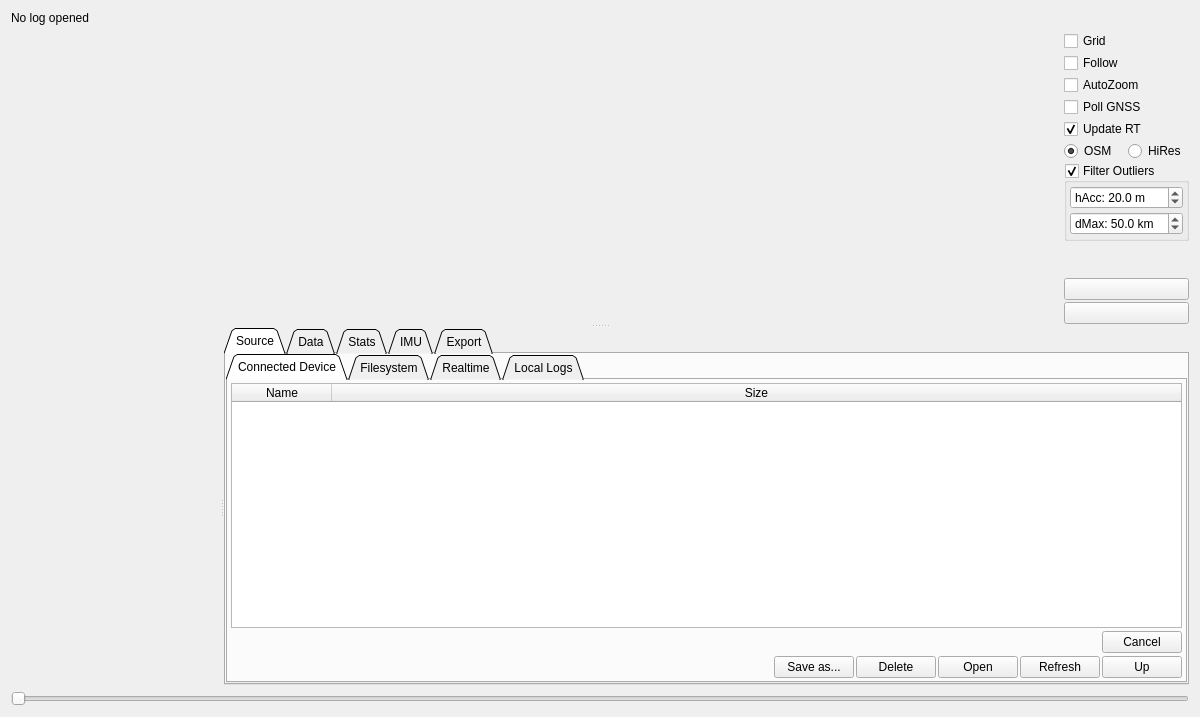
<?xml version="1.0" encoding="UTF-8"?>
<ui version="4.0">
 <class>PageLogAnalysis</class>
 <widget class="QWidget" name="PageLogAnalysis">
  <property name="geometry">
   <rect>
    <x>0</x>
    <y>0</y>
    <width>1200</width>
    <height>717</height>
   </rect>
  </property>
  <property name="windowTitle">
   <string>Form</string>
  </property>
  <layout class="QVBoxLayout" name="verticalLayout_3">
   <item>
    <layout class="QHBoxLayout" name="horizontalLayout">
     <property name="spacing">
      <number>2</number>
     </property>
     <item>
      <widget class="QLabel" name="currentLog">
       <property name="text">
        <string>No log opened</string>
       </property>
       <property name="wordWrap">
        <bool>true</bool>
       </property>
      </widget>
     </item>
    </layout>
   </item>
   <item>
    <widget class="QSplitter" name="mapSplitter">
     <property name="orientation">
      <enum>Qt::Orientation::Vertical</enum>
     </property>
     <widget class="QWidget" name="layoutWidget">
      <layout class="QHBoxLayout" name="horizontalLayout_2" stretch="1,0">
       <item>
        <widget class="MapWidget" name="map" native="true">
         <property name="sizePolicy">
          <sizepolicy hsizetype="MinimumExpanding" vsizetype="Preferred">
           <horstretch>0</horstretch>
           <verstretch>0</verstretch>
          </sizepolicy>
         </property>
        </widget>
       </item>
       <item>
        <layout class="QVBoxLayout" name="verticalLayout_2" stretch="0,0,0,0,0,0,0,1,0,0">
         <property name="spacing">
          <number>2</number>
         </property>
         <item>
          <widget class="QCheckBox" name="gridBox">
           <property name="text">
            <string>Grid</string>
           </property>
           <property name="checked">
            <bool>false</bool>
           </property>
          </widget>
         </item>
         <item>
          <widget class="QCheckBox" name="followBox">
           <property name="toolTip">
            <string>Follow log position on map</string>
           </property>
           <property name="text">
            <string>Follow</string>
           </property>
          </widget>
         </item>
         <item>
          <widget class="QCheckBox" name="autoZoomBox">
           <property name="toolTip">
            <string>Zoom in on trajectory when zooming in on data.</string>
           </property>
           <property name="text">
            <string>AutoZoom</string>
           </property>
          </widget>
         </item>
         <item>
          <widget class="QCheckBox" name="pollGnssBox">
           <property name="toolTip">
            <string>Poll realtime GNSS-data from the connected device.</string>
           </property>
           <property name="text">
            <string>Poll GNSS</string>
           </property>
          </widget>
         </item>
         <item>
          <widget class="QCheckBox" name="updateRtBox">
           <property name="toolTip">
            <string>Update plots while receiving data</string>
           </property>
           <property name="text">
            <string>Update RT</string>
           </property>
           <property name="checked">
            <bool>true</bool>
           </property>
          </widget>
         </item>
         <item>
          <layout class="QHBoxLayout" name="horizontalLayout_3">
           <item>
            <widget class="QRadioButton" name="tilesOsmButton">
             <property name="toolTip">
              <string>Use tiles from https://www.openstreetmap.org</string>
             </property>
             <property name="text">
              <string>OSM</string>
             </property>
             <property name="checked">
              <bool>true</bool>
             </property>
            </widget>
           </item>
           <item>
            <widget class="QRadioButton" name="tilesHiResButton">
             <property name="toolTip">
              <string>Use tiles from https://www.fau.de/</string>
             </property>
             <property name="text">
              <string>HiRes</string>
             </property>
             <property name="checked">
              <bool>false</bool>
             </property>
            </widget>
           </item>
          </layout>
         </item>
         <item>
          <widget class="QGroupBox" name="filterOutlierBox">
           <property name="sizePolicy">
            <sizepolicy hsizetype="Preferred" vsizetype="Fixed">
             <horstretch>0</horstretch>
             <verstretch>0</verstretch>
            </sizepolicy>
           </property>
           <property name="title">
            <string>Filter Outliers</string>
           </property>
           <property name="checkable">
            <bool>true</bool>
           </property>
           <property name="checked">
            <bool>true</bool>
           </property>
           <layout class="QVBoxLayout" name="verticalLayout_6">
            <property name="spacing">
             <number>3</number>
            </property>
            <property name="leftMargin">
             <number>3</number>
            </property>
            <property name="topMargin">
             <number>3</number>
            </property>
            <property name="rightMargin">
             <number>3</number>
            </property>
            <property name="bottomMargin">
             <number>3</number>
            </property>
            <item>
             <widget class="QDoubleSpinBox" name="filterhAccBox">
              <property name="toolTip">
               <string>Worst horizontal accuracy for points</string>
              </property>
              <property name="prefix">
               <string>hAcc: </string>
              </property>
              <property name="suffix">
               <string> m</string>
              </property>
              <property name="decimals">
               <number>1</number>
              </property>
              <property name="value">
               <double>20.000000000000000</double>
              </property>
             </widget>
            </item>
            <item>
             <widget class="QDoubleSpinBox" name="filterdMaxBox">
              <property name="toolTip">
               <string>Maximum distance from origin</string>
              </property>
              <property name="prefix">
               <string>dMax: </string>
              </property>
              <property name="suffix">
               <string> km</string>
              </property>
              <property name="decimals">
               <number>1</number>
              </property>
              <property name="maximum">
               <double>999.000000000000000</double>
              </property>
              <property name="value">
               <double>50.000000000000000</double>
              </property>
             </widget>
            </item>
           </layout>
          </widget>
         </item>
         <item>
          <spacer name="verticalSpacer">
           <property name="orientation">
            <enum>Qt::Orientation::Vertical</enum>
           </property>
           <property name="sizeType">
            <enum>QSizePolicy::Policy::MinimumExpanding</enum>
           </property>
           <property name="sizeHint" stdset="0">
            <size>
             <width>0</width>
             <height>0</height>
            </size>
           </property>
          </spacer>
         </item>
         <item>
          <widget class="QPushButton" name="centerButton">
           <property name="toolTip">
            <string>Zoom in on trace</string>
           </property>
           <property name="text">
            <string/>
           </property>
           <property name="icon">
            <iconset resource="../res.qrc">
             <normaloff>:/res/icons/icons8-target-96.png</normaloff>:/res/icons/icons8-target-96.png</iconset>
           </property>
          </widget>
         </item>
         <item>
          <widget class="QPushButton" name="playButton">
           <property name="toolTip">
            <string>Play log in real time</string>
           </property>
           <property name="text">
            <string/>
           </property>
           <property name="icon">
            <iconset resource="../res.qrc">
             <normaloff>:/res/icons/Circled Play-96.png</normaloff>:/res/icons/Circled Play-96.png</iconset>
           </property>
           <property name="checkable">
            <bool>true</bool>
           </property>
          </widget>
         </item>
        </layout>
       </item>
      </layout>
     </widget>
     <widget class="QSplitter" name="statSplitter">
      <property name="orientation">
       <enum>Qt::Orientation::Horizontal</enum>
      </property>
      <widget class="QCustomPlot" name="plot" native="true">
       <property name="sizePolicy">
        <sizepolicy hsizetype="MinimumExpanding" vsizetype="Preferred">
         <horstretch>0</horstretch>
         <verstretch>0</verstretch>
        </sizepolicy>
       </property>
      </widget>
      <widget class="QTabWidget" name="tabWidget">
       <property name="tabPosition">
        <enum>QTabWidget::TabPosition::North</enum>
       </property>
       <property name="tabShape">
        <enum>QTabWidget::TabShape::Triangular</enum>
       </property>
       <property name="currentIndex">
        <number>0</number>
       </property>
       <widget class="QWidget" name="tab_4">
        <attribute name="title">
         <string>Source</string>
        </attribute>
        <attribute name="toolTip">
         <string>Browse directory of last log file.</string>
        </attribute>
        <layout class="QVBoxLayout" name="verticalLayout_7">
         <property name="spacing">
          <number>0</number>
         </property>
         <property name="leftMargin">
          <number>0</number>
         </property>
         <property name="topMargin">
          <number>0</number>
         </property>
         <property name="rightMargin">
          <number>0</number>
         </property>
         <property name="bottomMargin">
          <number>0</number>
         </property>
         <item>
          <widget class="QTabWidget" name="browseTabWidget">
           <property name="toolTip">
            <string>Logs created from LispBM and sent to local VESC Tool.</string>
           </property>
           <property name="tabPosition">
            <enum>QTabWidget::TabPosition::North</enum>
           </property>
           <property name="tabShape">
            <enum>QTabWidget::TabShape::Triangular</enum>
           </property>
           <property name="currentIndex">
            <number>0</number>
           </property>
           <widget class="QWidget" name="vescLogTab">
            <attribute name="title">
             <string>Connected Device</string>
            </attribute>
            <layout class="QVBoxLayout" name="verticalLayout_9">
             <property name="spacing">
              <number>3</number>
             </property>
             <property name="leftMargin">
              <number>3</number>
             </property>
             <property name="topMargin">
              <number>3</number>
             </property>
             <property name="rightMargin">
              <number>3</number>
             </property>
             <property name="bottomMargin">
              <number>3</number>
             </property>
             <item>
              <widget class="QTableWidget" name="vescLogTable">
               <property name="editTriggers">
                <set>QAbstractItemView::EditTrigger::NoEditTriggers</set>
               </property>
               <property name="selectionMode">
                <enum>QAbstractItemView::SelectionMode::ExtendedSelection</enum>
               </property>
               <property name="selectionBehavior">
                <enum>QAbstractItemView::SelectionBehavior::SelectRows</enum>
               </property>
               <attribute name="horizontalHeaderStretchLastSection">
                <bool>true</bool>
               </attribute>
               <column>
                <property name="text">
                 <string>Name</string>
                </property>
               </column>
               <column>
                <property name="text">
                 <string>Size</string>
                </property>
               </column>
              </widget>
             </item>
             <item>
              <layout class="QHBoxLayout" name="horizontalLayout_5">
               <property name="spacing">
                <number>2</number>
               </property>
               <item>
                <widget class="DisplayPercentage" name="vescDisplay" native="true">
                 <property name="sizePolicy">
                  <sizepolicy hsizetype="MinimumExpanding" vsizetype="Preferred">
                   <horstretch>0</horstretch>
                   <verstretch>0</verstretch>
                  </sizepolicy>
                 </property>
                </widget>
               </item>
               <item>
                <widget class="QPushButton" name="vescLogCancelButton">
                 <property name="text">
                  <string>Cancel</string>
                 </property>
                </widget>
               </item>
              </layout>
             </item>
             <item>
              <widget class="QWidget" name="widget" native="true">
               <layout class="QHBoxLayout" name="horizontalLayout_6">
                <property name="spacing">
                 <number>2</number>
                </property>
                <property name="leftMargin">
                 <number>0</number>
                </property>
                <property name="topMargin">
                 <number>0</number>
                </property>
                <property name="rightMargin">
                 <number>0</number>
                </property>
                <property name="bottomMargin">
                 <number>0</number>
                </property>
                <item>
                 <spacer name="horizontalSpacer_3">
                  <property name="orientation">
                   <enum>Qt::Orientation::Horizontal</enum>
                  </property>
                  <property name="sizeHint" stdset="0">
                   <size>
                    <width>40</width>
                    <height>20</height>
                   </size>
                  </property>
                 </spacer>
                </item>
                <item>
                 <widget class="QPushButton" name="vescSaveAsButton">
                  <property name="text">
                   <string>Save as...</string>
                  </property>
                 </widget>
                </item>
                <item>
                 <widget class="QPushButton" name="vescLogDeleteButton">
                  <property name="text">
                   <string>Delete</string>
                  </property>
                  <property name="icon">
                   <iconset resource="../res.qrc">
                    <normaloff>:/res/icons/Delete-96.png</normaloff>:/res/icons/Delete-96.png</iconset>
                  </property>
                 </widget>
                </item>
                <item>
                 <widget class="QPushButton" name="vescLogListOpenButton">
                  <property name="text">
                   <string>Open</string>
                  </property>
                  <property name="icon">
                   <iconset resource="../res.qrc">
                    <normaloff>:/res/icons/Open Folder-96.png</normaloff>:/res/icons/Open Folder-96.png</iconset>
                  </property>
                 </widget>
                </item>
                <item>
                 <widget class="QPushButton" name="vescLogListRefreshButton">
                  <property name="text">
                   <string>Refresh</string>
                  </property>
                  <property name="icon">
                   <iconset resource="../res.qrc">
                    <normaloff>:/res/icons/Refresh-96.png</normaloff>:/res/icons/Refresh-96.png</iconset>
                  </property>
                 </widget>
                </item>
                <item>
                 <widget class="QPushButton" name="vescUpButton">
                  <property name="toolTip">
                   <string>Go up one directory</string>
                  </property>
                  <property name="text">
                   <string>Up</string>
                  </property>
                  <property name="icon">
                   <iconset resource="../res.qrc">
                    <normaloff>:/res/icons/Upload-96.png</normaloff>:/res/icons/Upload-96.png</iconset>
                  </property>
                 </widget>
                </item>
               </layout>
              </widget>
             </item>
            </layout>
           </widget>
           <widget class="QWidget" name="tab_5">
            <attribute name="title">
             <string>Filesystem</string>
            </attribute>
            <layout class="QVBoxLayout" name="verticalLayout_8">
             <property name="spacing">
              <number>3</number>
             </property>
             <property name="leftMargin">
              <number>3</number>
             </property>
             <property name="topMargin">
              <number>3</number>
             </property>
             <property name="rightMargin">
              <number>3</number>
             </property>
             <property name="bottomMargin">
              <number>3</number>
             </property>
             <item>
              <widget class="QTableWidget" name="logTable">
               <property name="editTriggers">
                <set>QAbstractItemView::EditTrigger::NoEditTriggers</set>
               </property>
               <property name="selectionMode">
                <enum>QAbstractItemView::SelectionMode::SingleSelection</enum>
               </property>
               <property name="selectionBehavior">
                <enum>QAbstractItemView::SelectionBehavior::SelectRows</enum>
               </property>
               <property name="sortingEnabled">
                <bool>false</bool>
               </property>
               <attribute name="horizontalHeaderStretchLastSection">
                <bool>true</bool>
               </attribute>
               <column>
                <property name="text">
                 <string>Name</string>
                </property>
               </column>
               <column>
                <property name="text">
                 <string>Size</string>
                </property>
               </column>
              </widget>
             </item>
             <item>
              <widget class="QLabel" name="pathLabel">
               <property name="text">
                <string/>
               </property>
               <property name="wordWrap">
                <bool>true</bool>
               </property>
              </widget>
             </item>
             <item>
              <layout class="QHBoxLayout" name="horizontalLayout_4">
               <property name="spacing">
                <number>2</number>
               </property>
               <item>
                <widget class="QPushButton" name="openCsvButton">
                 <property name="toolTip">
                  <string>Open CSV file...</string>
                 </property>
                 <property name="text">
                  <string>Browse...</string>
                 </property>
                 <property name="icon">
                  <iconset resource="../res.qrc">
                   <normaloff>:/res/icons/Open Folder-96.png</normaloff>:/res/icons/Open Folder-96.png</iconset>
                 </property>
                </widget>
               </item>
               <item>
                <spacer name="horizontalSpacer_2">
                 <property name="orientation">
                  <enum>Qt::Orientation::Horizontal</enum>
                 </property>
                 <property name="sizeHint" stdset="0">
                  <size>
                   <width>40</width>
                   <height>20</height>
                  </size>
                 </property>
                </spacer>
               </item>
               <item>
                <widget class="QPushButton" name="logListOpenButton">
                 <property name="text">
                  <string>Open Selected</string>
                 </property>
                 <property name="icon">
                  <iconset resource="../res.qrc">
                   <normaloff>:/res/icons/Open Folder-96.png</normaloff>:/res/icons/Open Folder-96.png</iconset>
                 </property>
                </widget>
               </item>
               <item>
                <widget class="QPushButton" name="logListRefreshButton">
                 <property name="text">
                  <string>Refresh</string>
                 </property>
                 <property name="icon">
                  <iconset resource="../res.qrc">
                   <normaloff>:/res/icons/Refresh-96.png</normaloff>:/res/icons/Refresh-96.png</iconset>
                 </property>
                </widget>
               </item>
               <item>
                <widget class="QPushButton" name="logListUpButton">
                 <property name="text">
                  <string>Up</string>
                 </property>
                 <property name="icon">
                  <iconset resource="../res.qrc">
                   <normaloff>:/res/icons/Upload-96.png</normaloff>:/res/icons/Upload-96.png</iconset>
                 </property>
                </widget>
               </item>
              </layout>
             </item>
            </layout>
           </widget>
           <widget class="QWidget" name="tab_7">
            <attribute name="title">
             <string>Realtime</string>
            </attribute>
            <layout class="QHBoxLayout" name="horizontalLayout_9">
             <item>
              <layout class="QVBoxLayout" name="verticalLayout_13" stretch="0,1">
               <item>
                <widget class="QPushButton" name="openCurrentButton">
                 <property name="toolTip">
                  <string>Open log from RT data page</string>
                 </property>
                 <property name="text">
                  <string>Open current</string>
                 </property>
                 <property name="icon">
                  <iconset resource="../res.qrc">
                   <normaloff>:/res/icons/Open Folder-96.png</normaloff>:/res/icons/Open Folder-96.png</iconset>
                 </property>
                </widget>
               </item>
               <item>
                <spacer name="verticalSpacer_3">
                 <property name="orientation">
                  <enum>Qt::Orientation::Vertical</enum>
                 </property>
                 <property name="sizeHint" stdset="0">
                  <size>
                   <width>20</width>
                   <height>40</height>
                  </size>
                 </property>
                </spacer>
               </item>
              </layout>
             </item>
            </layout>
           </widget>
           <widget class="QWidget" name="tab_8">
            <attribute name="title">
             <string>Local Logs</string>
            </attribute>
            <layout class="QVBoxLayout" name="verticalLayout_12">
             <property name="spacing">
              <number>3</number>
             </property>
             <property name="leftMargin">
              <number>3</number>
             </property>
             <property name="topMargin">
              <number>3</number>
             </property>
             <property name="rightMargin">
              <number>3</number>
             </property>
             <property name="bottomMargin">
              <number>3</number>
             </property>
             <item>
              <widget class="QTableWidget" name="logLocalTable">
               <property name="editTriggers">
                <set>QAbstractItemView::EditTrigger::NoEditTriggers</set>
               </property>
               <property name="selectionMode">
                <enum>QAbstractItemView::SelectionMode::ExtendedSelection</enum>
               </property>
               <property name="selectionBehavior">
                <enum>QAbstractItemView::SelectionBehavior::SelectRows</enum>
               </property>
               <property name="sortingEnabled">
                <bool>false</bool>
               </property>
               <attribute name="horizontalHeaderStretchLastSection">
                <bool>true</bool>
               </attribute>
               <column>
                <property name="text">
                 <string>Name</string>
                </property>
               </column>
               <column>
                <property name="text">
                 <string>Size</string>
                </property>
               </column>
              </widget>
             </item>
             <item>
              <layout class="QHBoxLayout" name="horizontalLayout_10">
               <property name="spacing">
                <number>2</number>
               </property>
               <item>
                <spacer name="horizontalSpacer">
                 <property name="orientation">
                  <enum>Qt::Orientation::Horizontal</enum>
                 </property>
                 <property name="sizeHint" stdset="0">
                  <size>
                   <width>40</width>
                   <height>20</height>
                  </size>
                 </property>
                </spacer>
               </item>
               <item>
                <widget class="QPushButton" name="logLocalDeleteButton">
                 <property name="text">
                  <string>Delete</string>
                 </property>
                 <property name="icon">
                  <iconset resource="../res.qrc">
                   <normaloff>:/res/icons/Delete-96.png</normaloff>:/res/icons/Delete-96.png</iconset>
                 </property>
                </widget>
               </item>
               <item>
                <widget class="QPushButton" name="logLocalOpenButton">
                 <property name="text">
                  <string>Open Selected</string>
                 </property>
                 <property name="icon">
                  <iconset resource="../res.qrc">
                   <normaloff>:/res/icons/Open Folder-96.png</normaloff>:/res/icons/Open Folder-96.png</iconset>
                 </property>
                </widget>
               </item>
               <item>
                <widget class="QPushButton" name="logLocalRefreshButton">
                 <property name="text">
                  <string>Refresh</string>
                 </property>
                 <property name="icon">
                  <iconset resource="../res.qrc">
                   <normaloff>:/res/icons/Refresh-96.png</normaloff>:/res/icons/Refresh-96.png</iconset>
                 </property>
                </widget>
               </item>
              </layout>
             </item>
            </layout>
           </widget>
          </widget>
         </item>
        </layout>
       </widget>
       <widget class="QWidget" name="tab">
        <attribute name="title">
         <string>Data</string>
        </attribute>
        <layout class="QVBoxLayout" name="verticalLayout">
         <property name="leftMargin">
          <number>3</number>
         </property>
         <property name="topMargin">
          <number>3</number>
         </property>
         <property name="rightMargin">
          <number>3</number>
         </property>
         <property name="bottomMargin">
          <number>3</number>
         </property>
         <item>
          <widget class="QTableWidget" name="dataTable">
           <property name="editTriggers">
            <set>QAbstractItemView::EditTrigger::NoEditTriggers</set>
           </property>
           <property name="alternatingRowColors">
            <bool>true</bool>
           </property>
           <property name="selectionMode">
            <enum>QAbstractItemView::SelectionMode::ExtendedSelection</enum>
           </property>
           <property name="selectionBehavior">
            <enum>QAbstractItemView::SelectionBehavior::SelectRows</enum>
           </property>
           <attribute name="horizontalHeaderStretchLastSection">
            <bool>false</bool>
           </attribute>
           <column>
            <property name="text">
             <string>Name</string>
            </property>
           </column>
           <column>
            <property name="text">
             <string>Value</string>
            </property>
           </column>
           <column>
            <property name="text">
             <string>Y1</string>
            </property>
           </column>
           <column>
            <property name="text">
             <string>Y2</string>
            </property>
            <property name="toolTip">
             <string>&lt;html&gt;&lt;head/&gt;&lt;body&gt;&lt;p&gt;Show this data series on the second Y axis to the right&lt;/p&gt;&lt;p&gt;Y axes will be autoscaled independently&lt;/p&gt;&lt;/body&gt;&lt;/html&gt;</string>
            </property>
           </column>
           <column>
            <property name="text">
             <string>Scale</string>
            </property>
           </column>
          </widget>
         </item>
        </layout>
       </widget>
       <widget class="QWidget" name="tab_2">
        <attribute name="title">
         <string>Stats</string>
        </attribute>
        <layout class="QVBoxLayout" name="verticalLayout_5">
         <property name="leftMargin">
          <number>3</number>
         </property>
         <property name="topMargin">
          <number>3</number>
         </property>
         <property name="rightMargin">
          <number>3</number>
         </property>
         <property name="bottomMargin">
          <number>3</number>
         </property>
         <item>
          <widget class="QTableWidget" name="statTable">
           <property name="editTriggers">
            <set>QAbstractItemView::EditTrigger::NoEditTriggers</set>
           </property>
           <property name="alternatingRowColors">
            <bool>true</bool>
           </property>
           <property name="selectionMode">
            <enum>QAbstractItemView::SelectionMode::NoSelection</enum>
           </property>
           <property name="selectionBehavior">
            <enum>QAbstractItemView::SelectionBehavior::SelectRows</enum>
           </property>
           <attribute name="horizontalHeaderStretchLastSection">
            <bool>true</bool>
           </attribute>
           <column>
            <property name="text">
             <string>Name</string>
            </property>
           </column>
           <column>
            <property name="text">
             <string>Value</string>
            </property>
           </column>
          </widget>
         </item>
        </layout>
       </widget>
       <widget class="QWidget" name="tab_3">
        <attribute name="title">
         <string>IMU</string>
        </attribute>
        <layout class="QVBoxLayout" name="verticalLayout_4"/>
       </widget>
       <widget class="QWidget" name="tab_6">
        <attribute name="title">
         <string>Export</string>
        </attribute>
        <layout class="QHBoxLayout" name="horizontalLayout_7" stretch="0,0,1">
         <item>
          <widget class="QGroupBox" name="groupBox">
           <property name="title">
            <string>Image</string>
           </property>
           <layout class="QVBoxLayout" name="verticalLayout_14" stretch="0,0,0,1">
            <item>
             <layout class="QHBoxLayout" name="horizontalLayout_8">
              <item>
               <widget class="QSpinBox" name="saveHeightBox">
                <property name="sizePolicy">
                 <sizepolicy hsizetype="Fixed" vsizetype="Fixed">
                  <horstretch>0</horstretch>
                  <verstretch>0</verstretch>
                 </sizepolicy>
                </property>
                <property name="prefix">
                 <string>H: </string>
                </property>
                <property name="maximum">
                 <number>9999</number>
                </property>
                <property name="value">
                 <number>720</number>
                </property>
               </widget>
              </item>
              <item>
               <widget class="QSpinBox" name="saveWidthBox">
                <property name="sizePolicy">
                 <sizepolicy hsizetype="Fixed" vsizetype="Fixed">
                  <horstretch>0</horstretch>
                  <verstretch>0</verstretch>
                 </sizepolicy>
                </property>
                <property name="prefix">
                 <string>W: </string>
                </property>
                <property name="maximum">
                 <number>9999</number>
                </property>
                <property name="value">
                 <number>1280</number>
                </property>
               </widget>
              </item>
             </layout>
            </item>
            <item>
             <layout class="QVBoxLayout" name="verticalLayout_11">
              <item>
               <widget class="QPushButton" name="saveMapPdfButton">
                <property name="toolTip">
                 <string>Save map as PDF image</string>
                </property>
                <property name="text">
                 <string>PDF</string>
                </property>
                <property name="icon">
                 <iconset resource="../res.qrc">
                  <normaloff>:/res/icons/Waypoint Map-96.png</normaloff>:/res/icons/Waypoint Map-96.png</iconset>
                </property>
               </widget>
              </item>
              <item>
               <widget class="QPushButton" name="saveMapPngButton">
                <property name="toolTip">
                 <string>Save map as Png image</string>
                </property>
                <property name="text">
                 <string>PNG</string>
                </property>
                <property name="icon">
                 <iconset resource="../res.qrc">
                  <normaloff>:/res/icons/Waypoint Map-96.png</normaloff>:/res/icons/Waypoint Map-96.png</iconset>
                </property>
               </widget>
              </item>
             </layout>
            </item>
            <item>
             <layout class="QVBoxLayout" name="verticalLayout_10">
              <item>
               <widget class="QPushButton" name="savePlotPdfButton">
                <property name="toolTip">
                 <string>Save plot as PDF image</string>
                </property>
                <property name="text">
                 <string>PDF</string>
                </property>
                <property name="icon">
                 <iconset resource="../res.qrc">
                  <normaloff>:/res/icons/Line Chart-96.png</normaloff>:/res/icons/Line Chart-96.png</iconset>
                </property>
               </widget>
              </item>
              <item>
               <widget class="QPushButton" name="savePlotPngButton">
                <property name="toolTip">
                 <string>Save plot as PNG image</string>
                </property>
                <property name="text">
                 <string>PNG</string>
                </property>
                <property name="icon">
                 <iconset resource="../res.qrc">
                  <normaloff>:/res/icons/Line Chart-96.png</normaloff>:/res/icons/Line Chart-96.png</iconset>
                </property>
               </widget>
              </item>
             </layout>
            </item>
            <item>
             <spacer name="verticalSpacer_2">
              <property name="orientation">
               <enum>Qt::Orientation::Vertical</enum>
              </property>
              <property name="sizeHint" stdset="0">
               <size>
                <width>20</width>
                <height>40</height>
               </size>
              </property>
             </spacer>
            </item>
           </layout>
          </widget>
         </item>
         <item>
          <widget class="QGroupBox" name="groupBox_2">
           <property name="title">
            <string>All Data</string>
           </property>
           <layout class="QVBoxLayout" name="verticalLayout_15" stretch="0,1">
            <item>
             <widget class="QPushButton" name="saveCsvButton">
              <property name="toolTip">
               <string>Save all data as CSV-file...</string>
              </property>
              <property name="text">
               <string>CSV</string>
              </property>
             </widget>
            </item>
            <item>
             <spacer name="verticalSpacer_4">
              <property name="orientation">
               <enum>Qt::Orientation::Vertical</enum>
              </property>
              <property name="sizeHint" stdset="0">
               <size>
                <width>20</width>
                <height>203</height>
               </size>
              </property>
             </spacer>
            </item>
           </layout>
          </widget>
         </item>
         <item>
          <spacer name="horizontalSpacer_4">
           <property name="orientation">
            <enum>Qt::Orientation::Horizontal</enum>
           </property>
           <property name="sizeType">
            <enum>QSizePolicy::Policy::Expanding</enum>
           </property>
           <property name="sizeHint" stdset="0">
            <size>
             <width>40</width>
             <height>20</height>
            </size>
           </property>
          </spacer>
         </item>
        </layout>
       </widget>
      </widget>
     </widget>
    </widget>
   </item>
   <item>
    <widget class="SuperSlider" name="spanSlider">
     <property name="orientation">
      <enum>Qt::Orientation::Horizontal</enum>
     </property>
    </widget>
   </item>
  </layout>
 </widget>
 <customwidgets>
  <customwidget>
   <class>DisplayPercentage</class>
   <extends>QWidget</extends>
   <header>widgets/displaypercentage.h</header>
   <container>1</container>
  </customwidget>
  <customwidget>
   <class>QCustomPlot</class>
   <extends>QWidget</extends>
   <header>widgets/qcustomplot.h</header>
   <container>1</container>
  </customwidget>
  <customwidget>
   <class>MapWidget</class>
   <extends>QWidget</extends>
   <header>map/mapwidget.h</header>
   <container>1</container>
  </customwidget>
  <customwidget>
   <class>SuperSlider</class>
   <extends>QSlider</extends>
   <header>widgets/superslider.h</header>
  </customwidget>
 </customwidgets>
 <resources>
  <include location="../res.qrc"/>
 </resources>
 <connections/>
</ui>
